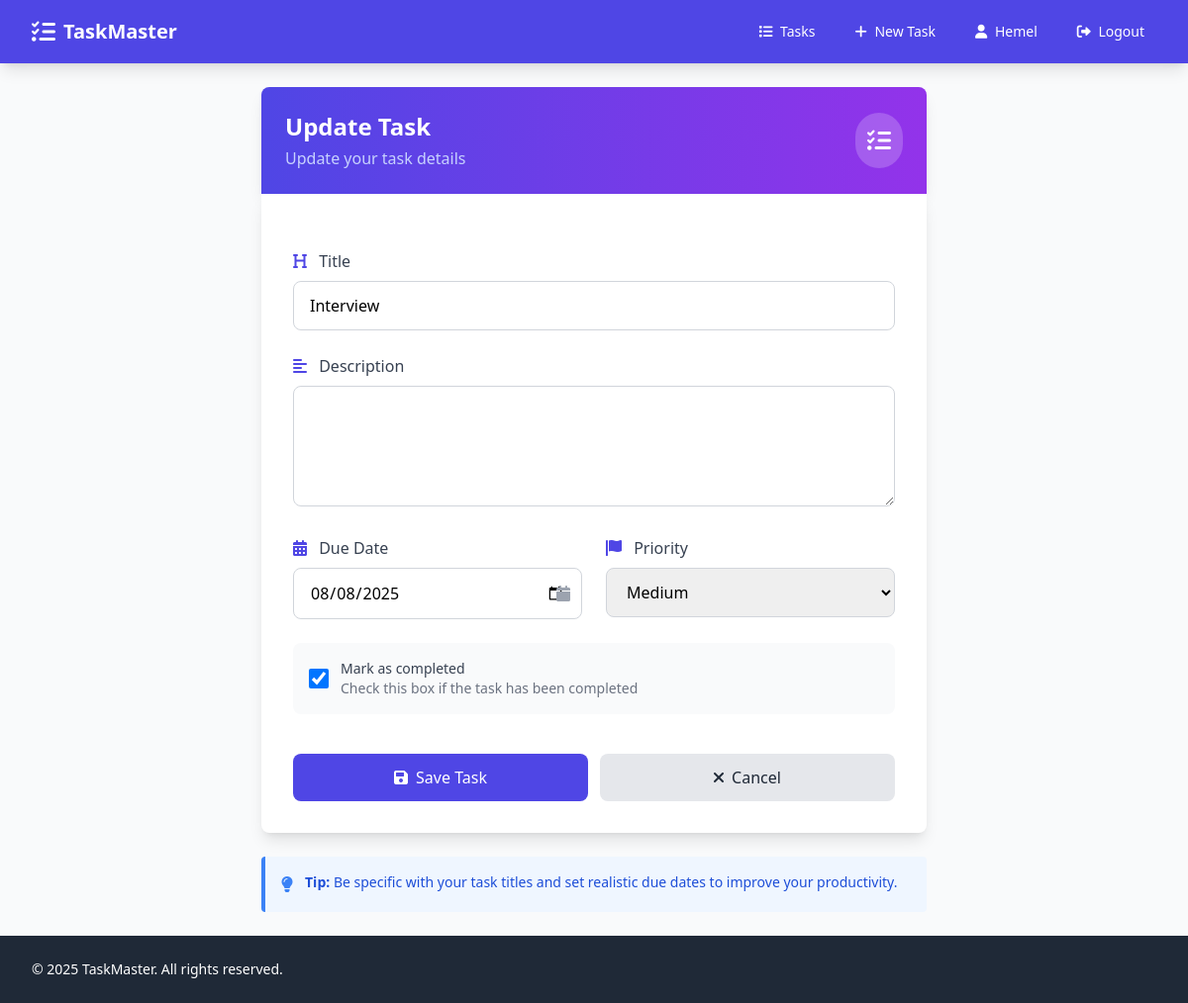
Page /task/2/edit/ (signed in) on the committed database.
### tasks/models.py (models this page shows, shortened)
class Task(models.Model):
    PRIORITY_CHOICES = [
        ('LOW', 'Low'),
        ('MEDIUM', 'Medium'),
        ('HIGH', 'High'),
    ]
    title = models.CharField(max_length=200)
    description = models.TextField(blank=True)
    due_date = models.DateField()
    priority = models.CharField(max_length=10, choices=PRIORITY_CHOICES, default='MEDIUM')
    completed = models.BooleanField(default=False)
    user = models.ForeignKey(User, on_delete=models.CASCADE)
    created_at = models.DateTimeField(auto_now_add=True)
    updated_at = models.DateTimeField(auto_now=True)

### tasks/views.py (the view)
# urls.py: path('task/<int:pk>/edit/', views.task_update, name='task_update'),
@login_required
def task_update(request, pk):
    task = get_object_or_404(Task, pk=pk, user=request.user)
    if request.method == 'POST':
        form = TaskForm(request.POST, instance=task)
        if form.is_valid():
            form.save()
            messages.success(request, 'Task updated successfully.')
            return redirect('task_list')
    else:
        form = TaskForm(instance=task)
    return render(request, 'tasks/task_form.html', {'form': form, 'title': 'Update Task'})

### tasks/forms.py
class TaskForm(forms.ModelForm): #Form for creating and updating tasks
    class Meta:
        model = Task
        fields = ['title', 'description', 'due_date', 'priority', 'completed']
        widgets = {
            'due_date': forms.DateInput(attrs={'type': 'date'}),
            'description': forms.Textarea(attrs={'rows': 4}),
        }

### templates/tasks/task_form.html (shortened to what this page needs)
{% extends 'base.html' %}
{% block content %}
<div class="max-w-2xl mx-auto">
    <div class="bg-gradient-to-r from-indigo-600 to-purple-600 text-white rounded-t-lg p-6 shadow-lg">
        <div class="flex items-center justify-between">
            <div>
                <h1 class="text-2xl font-bold">{{ title }}</h1>
                <p class="text-indigo-200 mt-1">
                    {% if 'create' in title|lower %}
                        Create a new task to stay organized
                    {% else %}
                        Update your task details
                    {% endif %}
                </p>
            </div>
            <div class="bg-white bg-opacity-20 p-3 rounded-full">
                <i class="fas fa-tasks text-2xl"></i>
            </div>
        </div>
    </div>
    <div class="bg-white shadow-lg rounded-b-lg p-6 md:p-8">
        <form method="post" class="space-y-6">
            <div>
                <label for="id_title" class="block text-gray-700 font-medium mb-2">
                    <i class="fas fa-heading text-indigo-600 mr-2"></i> Title
                </label>
                {{ form.title }}
            </div>
            <div>
                <label for="id_description" class="block text-gray-700 font-medium mb-2">
                    <i class="fas fa-align-left text-indigo-600 mr-2"></i> Description
                </label>
                {{ form.description }}
            </div>
            <div class="grid grid-cols-1 md:grid-cols-2 gap-6">
                <div>
                    <label for="id_due_date" class="block text-gray-700 font-medium mb-2">
                        <i class="fas fa-calendar-alt text-indigo-600 mr-2"></i> Due Date
                    </label>
                    <div class="relative">
                        {{ form.due_date }}
                        <div class="absolute inset-y-0 right-0 flex items-center pr-3 pointer-events-none">
                        </div>
                    </div>
                </div>
                <div>
                    <label for="id_priority" class="block text-gray-700 font-medium mb-2">
                        <i class="fas fa-flag text-indigo-600 mr-2"></i> Priority
                    </label>
                    {{ form.priority }}
                </div>
            </div>
            <div class="flex items-center p-4 bg-gray-50 rounded-lg">
                <div class="flex items-center h-5">
                    {{ form.completed }}
                </div>
                <div class="ml-3 text-sm">
                    <label for="id_completed" class="font-medium text-gray-700">
                        Mark as completed
                    </label>
                    <p class="text-gray-500">Check this box if the task has been completed</p>
                </div>
            </div>
            <div class="flex flex-col sm:flex-row sm:justify-between gap-3 pt-4">
                <button type="submit" class="flex-1 flex justify-center items-center bg-indigo-600 hover:bg-indigo-700 text-white font-medium py-3 px-6 rounded-lg transition duration-300 ease-in-out transform hover:-translate-y-1 hover:scale-105">
                    <i class="fas fa-save mr-2"></i> Save Task
                </button>
                <a href="{% url 'task_list' %}" class="flex-1 flex justify-center items-center bg-gray-200 hover:bg-gray-300 text-gray-800 font-medium py-3 px-6 rounded-lg transition duration-300">
                    <i class="fas fa-times mr-2"></i> Cancel
                </a>
            </div>
        </form>
    </div>
    <div class="mt-6 bg-blue-50 border-l-4 border-blue-500 p-4 rounded">
        <div class="flex">
            <div class="flex-shrink-0">
                <i class="fas fa-lightbulb text-blue-500"></i>
            </div>
            <div class="ml-3">
                <p class="text-sm text-blue-700">
                    <strong>Tip:</strong> Be specific with your task titles and set realistic due dates to improve your productivity.
                </p>
            </div>
        </div>
    </div>
</div>
{% endblock %}

### templates/base.html (shortened to what this page needs)
<!DOCTYPE html>
<html lang="en">
<head>
    <script src="https://cdn.tailwindcss.com"></script>
    <link rel="stylesheet" href="https://cdnjs.cloudflare.com/ajax/libs/font-awesome/6.0.0/css/all.min.css">
</head>
<body class="bg-gray-50 flex flex-col min-h-screen">
    <nav class="bg-indigo-600 text-white shadow-lg">
        <div class="max-w-7xl mx-auto px-4 sm:px-6 lg:px-8">
            <div class="flex justify-between h-16">
                <div class="flex items-center">
                    <a href="{% url 'task_list' %}" class="flex items-center space-x-2">
                        <i class="fas fa-tasks text-2xl"></i>
                        <span class="font-bold text-xl">TaskMaster</span>
                    </a>
                </div>
                <div class="flex items-center space-x-4">
                    {% if user.is_authenticated %}
                        <a href="{% url 'task_list' %}" class="px-3 py-2 rounded-md text-sm font-medium hover:bg-indigo-500 transition">
                            <i class="fas fa-list mr-1"></i> Tasks
                        </a>
                        <a href="{% url 'task_create' %}" class="px-3 py-2 rounded-md text-sm font-medium hover:bg-indigo-500 transition">
                            <i class="fas fa-plus mr-1"></i> New Task
                        </a>
                        <span class="px-3 py-2 text-sm">
                            <i class="fas fa-user mr-1"></i> {{ user.username }}
                        </span>
                        <a href="{% url 'logout' %}" class="px-3 py-2 rounded-md text-sm font-medium hover:bg-indigo-500 transition">
                            <i class="fas fa-sign-out-alt mr-1"></i> Logout
                        </a>
                    {% endif %}
                </div>
            </div>
        </div>
    </nav>
    <main class="flex-grow max-w-7xl mx-auto py-6 sm:px-6 lg:px-8 w-full">
        {% block content %}{% endblock %}
    </main>
    <footer class="bg-gray-800 text-white py-6">
        <div class="max-w-7xl mx-auto px-4 sm:px-6 lg:px-8">
            <div class="flex flex-col md:flex-row justify-between items-center">
                <p class="text-sm">© {% now "Y" %} TaskMaster. All rights reserved.</p>
            </div>
        </div>
    </footer>
</body>
</html>

### templates/tasks/task_form.html (style rules this page uses)
input[type="text"], input[type="email"], input[type="password"], input[type="date"], textarea, select { width: 100%; padding: 0.75rem 1rem; border: 1px solid #d1d5db; border-radius: 0.5rem; transition: border-color 0.15s ease-in-out, box-shadow 0.15s ease-in-out; }
input[type="checkbox"] { width: 1.25rem; height: 1.25rem; border-radius: 0.25rem; border: 1px solid #d1d5db; transition: all 0.2s ease-in-out; cursor: pointer; }
input[type="checkbox"]:checked { background-color: #6366f1; border-color: #6366f1; }
textarea { min-height: 100px; resize: vertical; }

### rows in the picture
Task: title "Interview", due_date "08/08/2025", priority "Medium", completed "☑"

### other values in the picture
{{ user.username }} "Hemel"
{{ title }} "Update Task"
